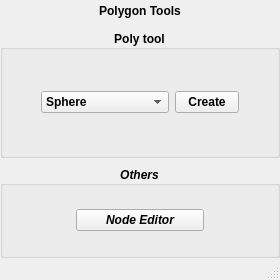
<?xml version="1.0" encoding="UTF-8"?>
<ui version="4.0">
 <class>MainWindow</class>
 <widget class="QMainWindow" name="MainWindow">
  <property name="geometry">
   <rect>
    <x>0</x>
    <y>0</y>
    <width>280</width>
    <height>280</height>
   </rect>
  </property>
  <property name="minimumSize">
   <size>
    <width>280</width>
    <height>280</height>
   </size>
  </property>
  <property name="windowTitle">
   <string>MainWindow</string>
  </property>
  <widget class="QWidget" name="centralwidget">
   <layout class="QGridLayout" name="gridLayout_5">
    <property name="leftMargin">
     <number>0</number>
    </property>
    <property name="topMargin">
     <number>0</number>
    </property>
    <property name="rightMargin">
     <number>0</number>
    </property>
    <property name="bottomMargin">
     <number>0</number>
    </property>
    <property name="spacing">
     <number>8</number>
    </property>
    <item row="0" column="0">
     <widget class="QLabel" name="polygonTools_lbl">
      <property name="minimumSize">
       <size>
        <width>0</width>
        <height>22</height>
       </size>
      </property>
      <property name="maximumSize">
       <size>
        <width>16777215</width>
        <height>22</height>
       </size>
      </property>
      <property name="font">
       <font>
        <weight>75</weight>
        <bold>true</bold>
       </font>
      </property>
      <property name="styleSheet">
       <string notr="true"/>
      </property>
      <property name="text">
       <string>Polygon Tools</string>
      </property>
      <property name="alignment">
       <set>Qt::AlignCenter</set>
      </property>
     </widget>
    </item>
    <item row="1" column="0">
     <widget class="QGroupBox" name="groupBox">
      <property name="minimumSize">
       <size>
        <width>280</width>
        <height>128</height>
       </size>
      </property>
      <property name="font">
       <font>
        <weight>75</weight>
        <bold>true</bold>
       </font>
      </property>
      <property name="title">
       <string>Poly tool</string>
      </property>
      <property name="alignment">
       <set>Qt::AlignCenter</set>
      </property>
      <layout class="QGridLayout" name="gridLayout_2">
       <item row="0" column="0">
        <layout class="QGridLayout" name="gridLayout">
         <item row="0" column="0">
          <spacer name="horizontalSpacer">
           <property name="orientation">
            <enum>Qt::Horizontal</enum>
           </property>
           <property name="sizeHint" stdset="0">
            <size>
             <width>40</width>
             <height>20</height>
            </size>
           </property>
          </spacer>
         </item>
         <item row="0" column="1">
          <widget class="QComboBox" name="polygonList_cmbbx">
           <property name="minimumSize">
            <size>
             <width>128</width>
             <height>22</height>
            </size>
           </property>
           <property name="maximumSize">
            <size>
             <width>128</width>
             <height>22</height>
            </size>
           </property>
           <item>
            <property name="text">
             <string>Sphere</string>
            </property>
           </item>
           <item>
            <property name="text">
             <string>Cube</string>
            </property>
           </item>
           <item>
            <property name="text">
             <string>Cylinder</string>
            </property>
           </item>
           <item>
            <property name="text">
             <string>Cone</string>
            </property>
           </item>
           <item>
            <property name="text">
             <string>Giant Robot</string>
            </property>
           </item>
          </widget>
         </item>
         <item row="0" column="2">
          <widget class="QPushButton" name="createPoly_pbttn">
           <property name="minimumSize">
            <size>
             <width>64</width>
             <height>22</height>
            </size>
           </property>
           <property name="maximumSize">
            <size>
             <width>64</width>
             <height>22</height>
            </size>
           </property>
           <property name="text">
            <string>Create</string>
           </property>
          </widget>
         </item>
         <item row="0" column="3">
          <spacer name="horizontalSpacer_2">
           <property name="orientation">
            <enum>Qt::Horizontal</enum>
           </property>
           <property name="sizeHint" stdset="0">
            <size>
             <width>40</width>
             <height>20</height>
            </size>
           </property>
          </spacer>
         </item>
        </layout>
       </item>
      </layout>
     </widget>
    </item>
    <item row="2" column="0">
     <widget class="QGroupBox" name="groupBox_2">
      <property name="minimumSize">
       <size>
        <width>280</width>
        <height>80</height>
       </size>
      </property>
      <property name="font">
       <font>
        <weight>75</weight>
        <italic>true</italic>
        <bold>true</bold>
       </font>
      </property>
      <property name="title">
       <string>Others</string>
      </property>
      <property name="alignment">
       <set>Qt::AlignCenter</set>
      </property>
      <layout class="QGridLayout" name="gridLayout_4">
       <item row="0" column="0">
        <layout class="QGridLayout" name="gridLayout_3">
         <item row="0" column="0">
          <spacer name="horizontalSpacer_3">
           <property name="orientation">
            <enum>Qt::Horizontal</enum>
           </property>
           <property name="sizeHint" stdset="0">
            <size>
             <width>40</width>
             <height>20</height>
            </size>
           </property>
          </spacer>
         </item>
         <item row="0" column="1">
          <widget class="QPushButton" name="nodeEditor_pbttn">
           <property name="minimumSize">
            <size>
             <width>128</width>
             <height>22</height>
            </size>
           </property>
           <property name="maximumSize">
            <size>
             <width>128</width>
             <height>22</height>
            </size>
           </property>
           <property name="text">
            <string>Node Editor</string>
           </property>
           <property name="icon">
            <iconset>
             <normaloff>../icon/nodeEditor_icon.png</normaloff>../icon/nodeEditor_icon.png</iconset>
           </property>
           <property name="iconSize">
            <size>
             <width>16</width>
             <height>16</height>
            </size>
           </property>
          </widget>
         </item>
         <item row="0" column="2">
          <spacer name="horizontalSpacer_4">
           <property name="orientation">
            <enum>Qt::Horizontal</enum>
           </property>
           <property name="sizeHint" stdset="0">
            <size>
             <width>40</width>
             <height>20</height>
            </size>
           </property>
          </spacer>
         </item>
        </layout>
       </item>
      </layout>
     </widget>
    </item>
   </layout>
  </widget>
  <widget class="QMenuBar" name="menubar">
   <property name="geometry">
    <rect>
     <x>0</x>
     <y>0</y>
     <width>280</width>
     <height>21</height>
    </rect>
   </property>
  </widget>
  <widget class="QStatusBar" name="statusbar">
   <property name="styleSheet">
    <string notr="true"/>
   </property>
  </widget>
 </widget>
 <resources/>
 <connections/>
</ui>
